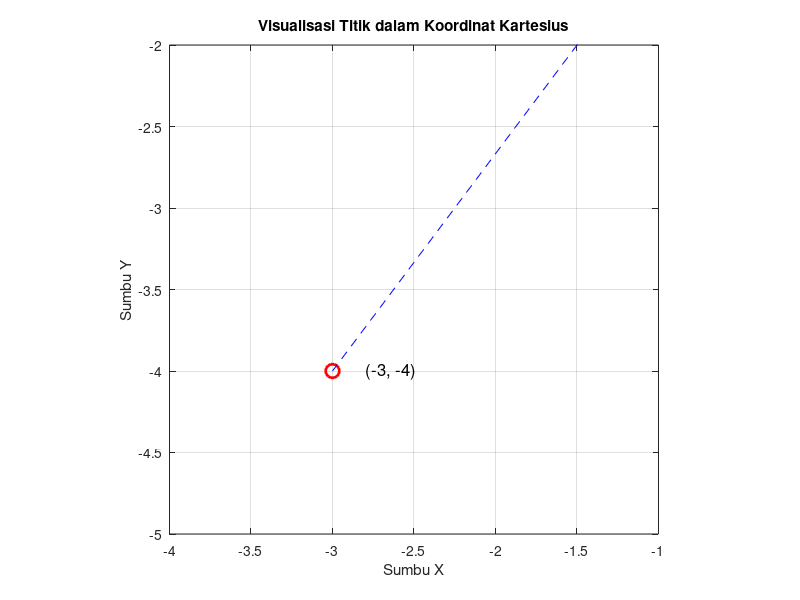

MATLAB code to generate this figure:
% Script MATLAB untuk input data titik dan visualisasi dengan garis utama sumbu

% 1. Definisi titik
x = -3; % Koordinat X
y = -4; % Koordinat Y

% 2. Menampilkan titik di Command Window
fprintf('Koordinat titik: (%.2f, %.2f)\n', x, y);

% 3. Visualisasi titik pada grafik
figure; % Membuka jendela grafik baru
plot(x, y, 'ro', 'MarkerSize', 10, 'LineWidth', 2); % Menampilkan titik dengan warna merah (r) dan lingkaran (o)
hold on; % Menahan grafik untuk menambahkan elemen
grid on; % Mengaktifkan grid
xlabel('Sumbu X'); % Memberi label pada sumbu X
ylabel('Sumbu Y'); % Memberi label pada sumbu Y
title('Visualisasi Titik dalam Koordinat Kartesius'); % Judul grafik
text(x + 0.2, y, sprintf('(%d, %d)', x, y), 'FontSize', 12); % Menambahkan label koordinat titik
xlim([min(-1, x - 1), x + 2]); % Menentukan batas sumbu X
ylim([min(-1, y - 1), y + 2]); % Menentukan batas sumbu Y
axis equal; % Menyelaraskan proporsi sumbu

% 4. Menambahkan garis utama sumbu X dan Y
line([-10 10], [0 0], 'Color', 'black', 'LineStyle', '-'); % Sumbu X
line([0 0], [-10 10], 'Color', 'black', 'LineStyle', '-'); % Sumbu Y

% 5. Garis dari asal ke titik
line([0 x], [0 y], 'Color', 'blue', 'LineStyle', '--'); % Menambahkan garis dari (0,0) ke titik
hold off;
